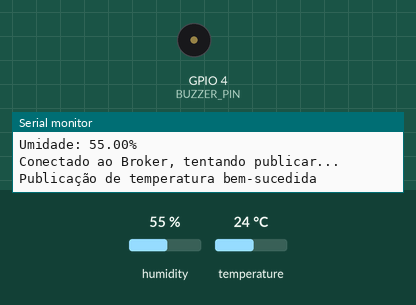
This sketch was run on a simulated ESP8266 (NodeMCU). On the bench: buzzer (waves = sounding), the last lines printed to the serial monitor. The test bench sets the inputs (shaded band); at power-on: temperature 24 °C, humidity 55 %. WiFi joins after 1.5 s; servers stay silent unless stated; no MQTT or app messages arrive unless stated.

Above: at 11.0 s.
11.1 s: temperature set to 33 °C
At 12.15 s:
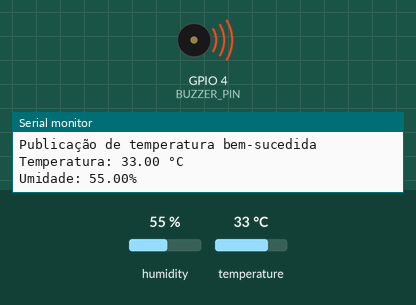
18.9 s: humidity set to 68 %
At 21.3 s:
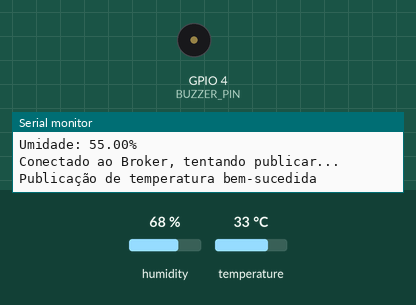
Timing chart, 0 to 24.7 s (numbered marks = the images above; inputs shaded):
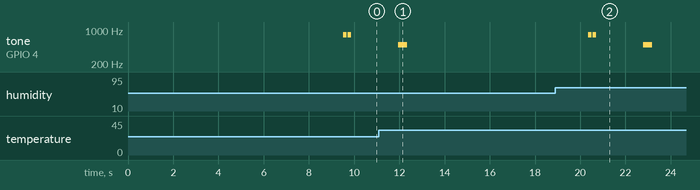

The sketch:

code.ino
```cpp
#include <DHT.h>
#include <ESP8266WiFi.h>
#include <PubSubClient.h>

#define WIFI_SSID       "" // Nome da rede wifi
#define WIFI_PASS       "" // Senha da rede wifi

#define DHTPIN          2     // Pino onde o sensor DHT11 está conectado
#define DHTTYPE         DHT11 // Tipo de sensor (DHT11, DHT22, AM2302)

#define BUZZER_PIN      4 // Pino onde o buzzer ativo está conectado

#define MQTT_SERVER     "test.mosquitto.org"  // Endereço do broker
#define MQTT_PORT       1883  // porta
#define MQTT_USER       ""  // O nome de usuário configurado no broker
#define MQTT_PASSWORD   ""    // A senha configurada no broker
#define MQTT_TOPIC      "ksdht11/th" // tópico para publicação

#define WARNING_TEMP    30 // Em celsius
#define WARNING_HUM     60 // Porcentagem mínima de UR

DHT dht(DHTPIN, DHTTYPE);
WiFiClient espClient;
PubSubClient client(espClient);

void setup() {
  Serial.begin(115200);
  dht.begin();
  WiFi.begin(WIFI_SSID, WIFI_PASS);

  while (WiFi.status() != WL_CONNECTED) {
    delay(500);
    Serial.println("Conectando ao WiFi...");
  }
  Serial.println("Conectado ao WiFi");

  pinMode(BUZZER_PIN, OUTPUT);

  client.setServer(MQTT_SERVER, MQTT_PORT);
}

void loop() {
  //  Leitura do sensor
  float temp = dht.readTemperature();
  float hum = dht.readHumidity();

  //  Print no serial dos dados obtidos
  Serial.print("Temperatura: ");
  Serial.print(temp);
  Serial.println(" °C");
  Serial.print("Umidade: ");
  Serial.print(hum);
  Serial.println("%");

  // Toque de alerta em caso de temperatura acima do esperado
  if (temp > WARNING_TEMP) {
    tone(BUZZER_PIN, 500);
    delay(400);
    noTone(BUZZER_PIN);
  }
  delay(8000);
  // Toque de alerta em caso de umidade relativa do ar abaixo do esperado
  if (hum < WARNING_HUM) {
    tone(BUZZER_PIN, 800);
    delay(150);
    noTone(BUZZER_PIN);

    delay(50);

    tone(BUZZER_PIN, 800);
    delay(150);
    noTone(BUZZER_PIN);
  }

  client.connect("NodeMCU_Client", MQTT_USER, MQTT_PASSWORD);

  if (client.connected()) {
    // Convertendo a estrutura SensorData para uma string
    char payload[50];  // ajuste o tamanho conforme necessário
    sprintf(payload, "{\"temperature\": %.2f, \"humidity\": %.2f}", temp, hum);

    Serial.println("Conectado ao Broker, tentando publicar...");

    // Publicando a string formatada
    if (client.publish(MQTT_TOPIC, payload)) {
      Serial.println("Publicação de temperatura bem-sucedida");
    } else {
      Serial.println("Falha na publicação de temperatura");
    }
  } else {
    Serial.println("Não conectado ao Broker");
    return;
  }
  client.disconnect();
  delay(2000); // Intervalo de leitura
}
```

Measured:
- after the input at 11.1 s, tone on GPIO 4 (BUZZER_PIN): silent → 500 Hz after 0.85 s, → silent 0.40 s later
- after the input at 18.9 s, tone on GPIO 4 (BUZZER_PIN): goes on until 23.2 s, then stays silent
